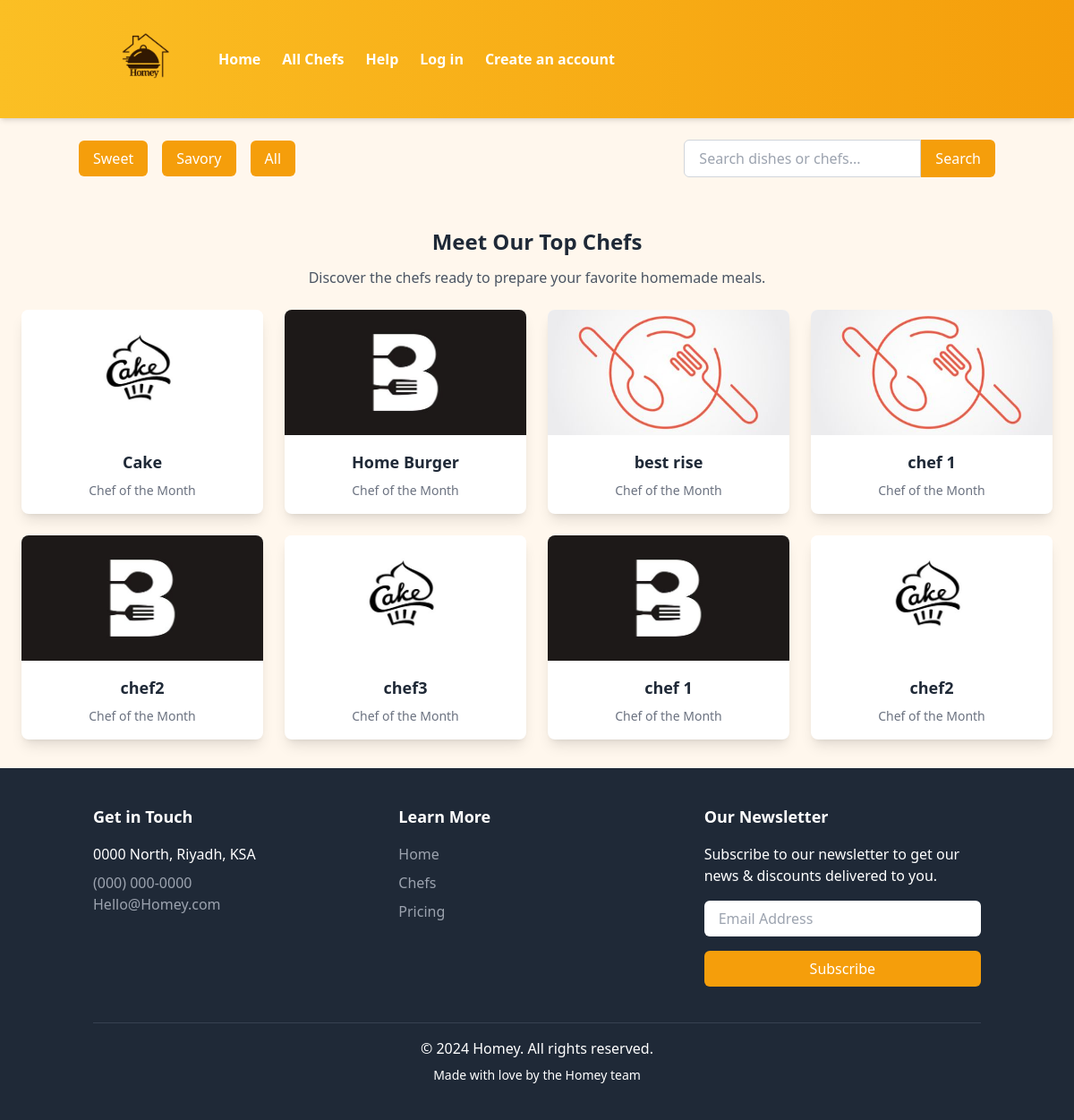
/chef/, run on an earlier commit of the app's database.
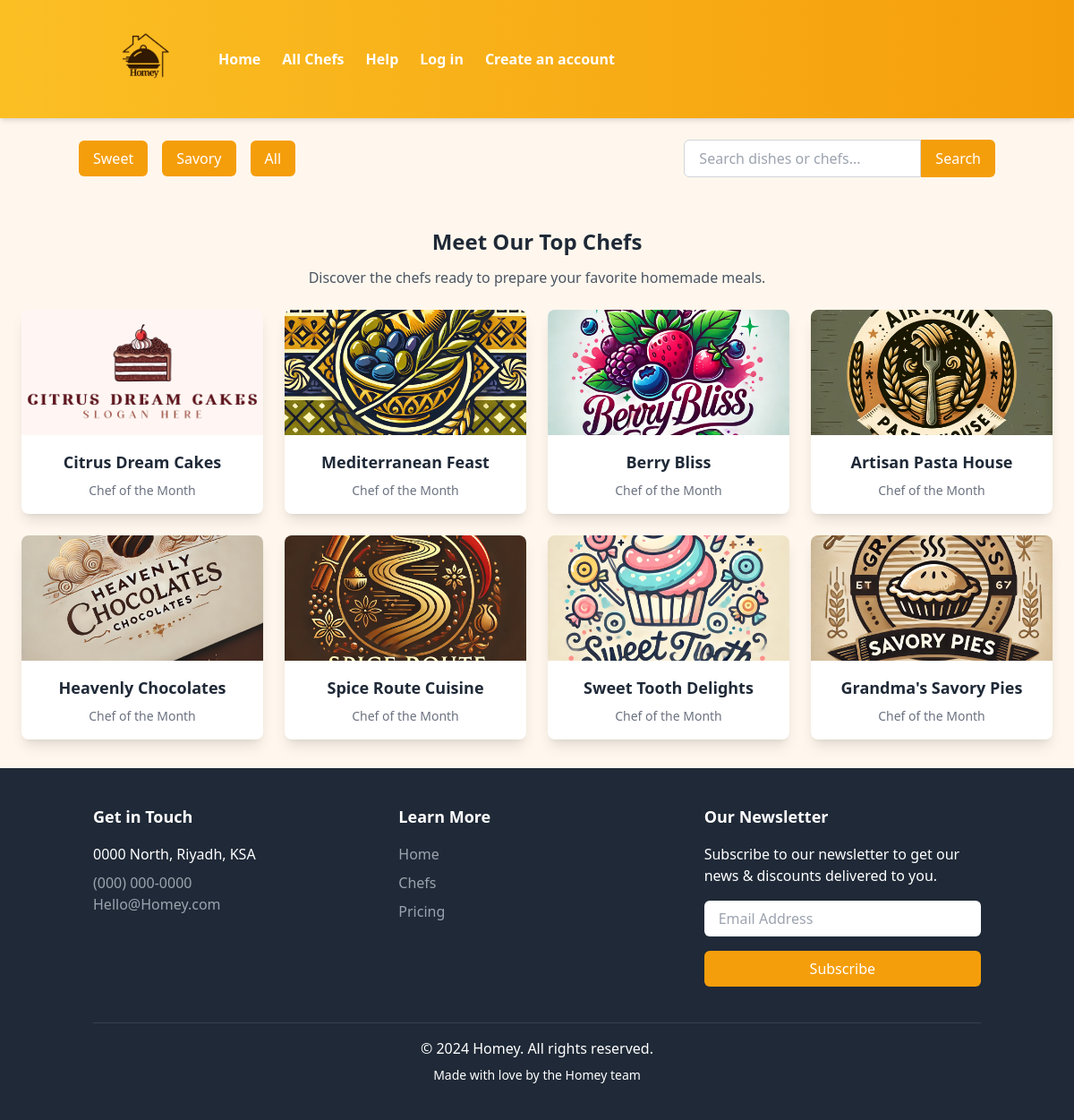
And on a later commit of the database.
### dash/models.py (models this page shows, shortened)
class ChefOffering(models.Model):
    CATEGORY_CHOICES = [
        ('savory', 'Savory'),
        ('sweet', 'Sweet'),
    ]
    name = models.CharField(max_length=255)  # e.g., "Gourmet Family Meals"
    description = models.TextField()  # Description of the offering
    category = models.CharField(max_length=100, choices=CATEGORY_CHOICES)
    price_range = models.CharField(max_length=50)  # e.g., "Affordable", "Premium"
    created_at = models.DateTimeField(auto_now_add=True)  # Timestamp
    image = models.ImageField(upload_to='images/', blank=True, null=True)

### dash/views.py (the view)
# urls.py: path('chef/' , views.chef , name='chef'),
def chef(request):
    category = request.GET.get('category')  # Get category from query string
    search_query = request.GET.get('search')
    if category:
        chef_offerings = ChefOffering.objects.filter(category=category)
    else:
        chef_offerings = ChefOffering.objects.all()
    if search_query:
        chef_offerings = chef_offerings.filter(name__icontains=search_query)
    return render(request, 'dash/chef.html', {'chef_offerings': chef_offerings})

### dash/templates/dash/chef.html (shortened to what this page needs)
{% load static %}
<!DOCTYPE html>
<html lang="en">
    <head>
        <script src="https://cdn.tailwindcss.com"></script>
    </head>
    <body>
        <section class="sticky top-0 z-40 w-full bg-gradient-to-r from-amber-400 to-amber-500 shadow-md py-4">
            <div class="container mx-auto flex items-center px-6">
                <div class="mr-8">
                    <img class="w-[100px] h-[100px]" src="{% static 'images/logo.png' %}" alt="Homey Logo">
                </div>
                <div class="space-x-6 text-white font-semibold flex items-center">
                    <a href="{% url 'dash:home' %}" class="hover:text-amber-200 transition duration-200">Home</a>
                    <a href="{% url 'dash:chef' %}" class="hover:text-amber-200 transition duration-200">All Chefs</a>
                    <a href="#" class="hover:text-amber-200 transition duration-200">Help</a>
                    {% if user.is_authenticated %}
                        <a href="{% url 'dash:profile' %}" class="hover:text-amber-200 transition duration-200">Profile</a>
                        <a href="{% url 'dash:cart' %}" class="hover:text-amber-200 transition duration-200">
                            Cart
                            <span id="cartCount" class="ml-2 bg-white text-black rounded-full px-2 py-1 text-sm">0</span>
                        </a>
                        <a href="{% url 'dash:logout' %}" class="hover:text-amber-200 transition duration-200">Log out</a>
                    {% else %}
                        <a href="{% url 'dash:login' %}" class="hover:text-amber-200 transition duration-200">Log in</a>
                        <a href="{% url 'dash:signup' %}" class="hover:text-amber-200 transition duration-200">Create an account</a>
                    {% endif %}
                </div>
            </div>
        </section>
        <section class="bg-orange-50 py-6">
            <div class="container mx-auto">
                <div class="flex justify-between items-center">
                    <div class="flex space-x-4">
                        <a href="{% url 'dash:chef' %}?category=sweet" class="bg-amber-500 text-white px-4 py-2 rounded-md hover:bg-amber-600 transition">
                            Sweet
                        </a>
                        <a href="{% url 'dash:chef' %}?category=savory" class="bg-amber-500 text-white px-4 py-2 rounded-md hover:bg-amber-600 transition">
                            Savory
                        </a>
                        <a href="{% url 'dash:chef' %}" class="bg-amber-500 text-white px-4 py-2 rounded-md hover:bg-amber-600 transition">
                            All
                        </a>
                    </div>
                    <form method="get" action="{% url 'dash:chef' %}" class="flex">
                        <input
                            type="text"
                            name="search"
                            placeholder="Search dishes or chefs..."
                            class="px-4 py-2 border border-gray-300 rounded-l-md focus:ring-2 focus:ring-amber-500 focus:outline-none"
                            value="{{ request.GET.search }}"
                        >
                        <button
                            type="submit"
                            class="bg-amber-500 text-white px-4 py-2 rounded-r-md hover:bg-amber-600 transition"
                        >
                            Search
                        </button>
                    </form>
                </div>
            </div>
        </section>
        <section class="py-8 bg-orange-50">
            <div class="max-w-6xl mx-auto text-center mb-6">
                <h2 class="text-2xl font-semibold text-gray-800 mb-3">Meet Our Top Chefs</h2>
                <p class="text-md text-gray-600">Discover the chefs ready to prepare your favorite homemade meals.</p>
            </div>
            <div class="w-full px-4 mx-auto">
                <div class="grid grid-cols-1 sm:grid-cols-2 md:grid-cols-3 lg:grid-cols-4 gap-6 mx-auto max-w-6xl">
                    {% for offering in chef_offerings %}
                        <a href="{% url 'dash:menu2' offering.id %}" class="w-full bg-white rounded-lg overflow-hidden shadow-lg transform transition-all hover:scale-105 hover:shadow-xl duration-300">
                            <div class="w-full h-[140px] overflow-hidden">
                                <img class="w-full h-full object-cover object-center transition-all duration-500 ease-in-out transform hover:scale-110" src="{{ offering.image.url }}" alt="Chef Offering Image">
                            </div>
                            <div class="text-center py-4 px-3">
                                <h3 class="text-lg font-semibold text-gray-800">{{ offering.name }}</h3>
                                <p class="text-sm text-gray-500 mt-2">Chef of the Month</p>
                            </div>
                        </a>
                    {% empty %}
                        <p class="text-center col-span-full text-gray-600">No chefs found matching your criteria.</p>
                    {% endfor %}
                </div>
            </div>
        </section>
        <footer class="bg-gray-800 text-white py-10">
            <div class="container mx-auto px-4">
                <div class="grid grid-cols-1 md:grid-cols-3 gap-8 text-center md:text-left">
                    <div>
                        <h4 class="text-lg font-semibold mb-4">Get in Touch</h4>
                        <p class="mb-2">0000 North, Riyadh, KSA</p>
                        <p>
                            <a class="text-gray-400 hover:text-white transition" href="tel:+15057922430">(000) 000-0000</a>
                        </p>
                        <p>
                            <a class="text-gray-400 hover:text-white transition" href="mailto:demo@yourdomain.com">Hello@Homey.com</a>
                        </p>
                    </div>
                    <div>
                        <h4 class="text-lg font-semibold mb-4">Learn More</h4>
                        <ul class="space-y-2">
                            <li>
                                <a href="index.html" class="text-gray-400 hover:text-white transition">Home</a>
                            </li>
                            <li>
                                <a href="chefs.html" class="text-gray-400 hover:text-white transition">Chefs</a>
                            </li>
                            <li>
                                <a href="index.html" class="text-gray-400 hover:text-white transition">Pricing</a>
                            </li>
                        </ul>
                    </div>
                    <div>
                        <h4 class="text-lg font-semibold mb-4">Our Newsletter</h4>
                        <p class="mb-4">Subscribe to our newsletter to get our news & discounts delivered to you.</p>
                        <form action="#!" class="flex flex-col space-y-4">
                            <input type="email" placeholder="Email Address" class="px-4 py-2 rounded-md text-gray-800" required>
                            <button type="submit" class="bg-amber-500 hover:bg-amber-600 text-white py-2 px-4 rounded-md">
                                Subscribe
                            </button>
                        </form>
                    </div>
                </div>
                <div class="border-t border-gray-700 mt-10 pt-4 text-center">
                    <p>&copy; 2024 Homey. All rights reserved.</p>
                    <p class="text-sm mt-2">Made with love by the Homey team</p>
                </div>
            </div>
        </footer>
    </body>
</html>

What changed in the data, as far as the page shows it:
changed ChefOffering: image: a different picture; name "Cake" → "Citrus Dream Cakes"
changed ChefOffering: image: a different picture; name "Home Burger" → "Mediterranean Feast"
changed ChefOffering: image: a different picture; name "best rise" → "Berry Bliss"
changed ChefOffering: image: a different picture; name "chef 1" → "Artisan Pasta House"
changed ChefOffering: image: a different picture; name "chef2" → "Heavenly Chocolates"
changed ChefOffering: image: a different picture; name "chef3" → "Spice Route Cuisine"
changed ChefOffering: image: a different picture; name "chef 1" → "Sweet Tooth Delights"
changed ChefOffering: image: a different picture; name "chef2" → "Grandma's Savory Pies"
